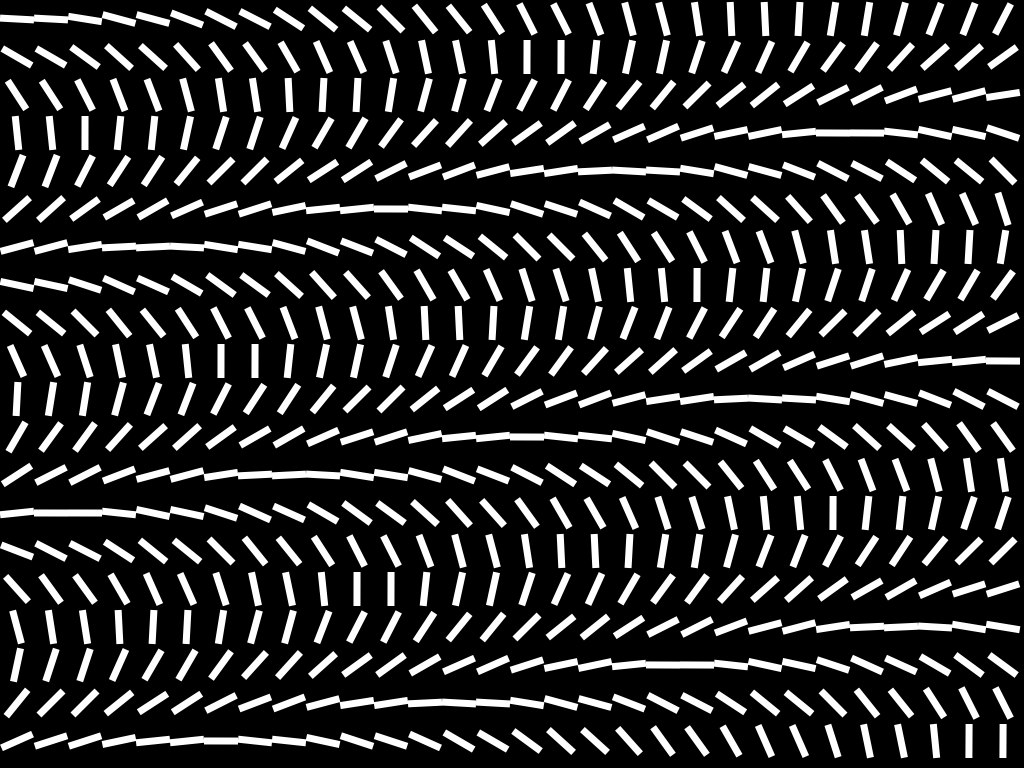
Frame 1 (no input)
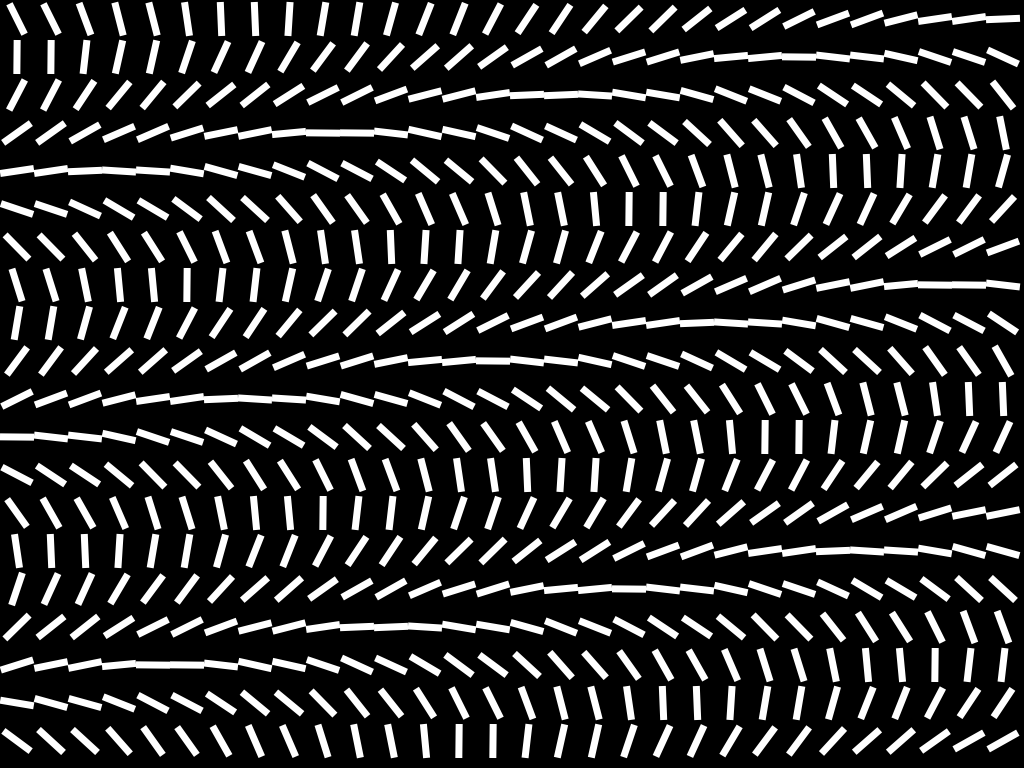
Frame 60 (the mouse pressed at the canvas centre just before this capture)
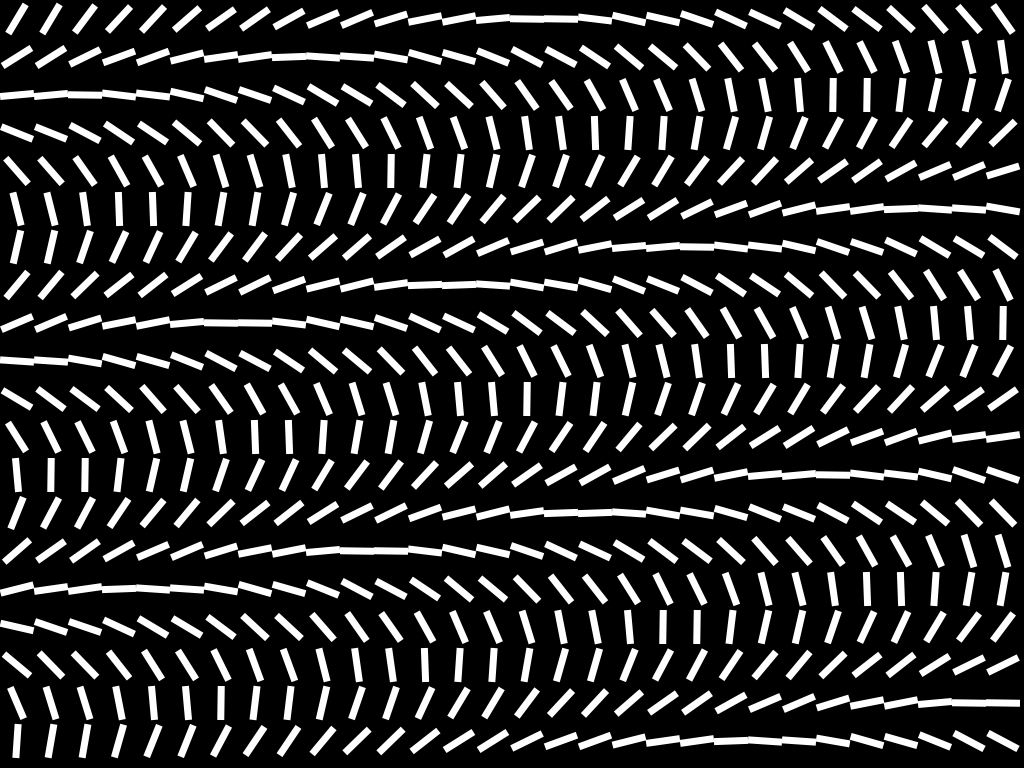
Frame 120 (the mouse held since frame 60 and released just before this capture)

The Processing sketch that drew these frames (run headless with seeded random() and noise(); from frame 60 on, the mouse is pressed at the canvas centre):

// Processing sketch: gif2___rectangulosRotatorios
// ── gif2___rectangulosRotatorios.pde
/* Microtaller IED One Year Course DA&ED 2017

   Author: Kike Ramírez
   Exercise: Rejilla de elementos rotatorios
   Fecha: 25/11/2016
   
*/


// Declaramos las variables
ArrayList<Rectangle> rectangles;
int nRectanglesX = 30;
int nRectanglesY = 20;


// Setup
void setup() {

  // Definimos la ventana de trabajo
  size(1024, 768);
  
  // Fijamos el anchor point del rectángulo en el centro
  rectMode(CENTER);
  
  // Inicializamos la lista de rectángulos (aún vacía)
  rectangles = new ArrayList<Rectangle>();
  
  // Recorremos la rejilla llenando la lista de objetos
  for (int i = 0; i < nRectanglesX; i++) {
    
    for (int j = 0; j < nRectanglesY; j++) {
    
      int pasoX = width / nRectanglesX;
      int pasoY = height / nRectanglesY;
      Rectangle rectangle = new Rectangle(pasoX / 2 + i * pasoX, pasoY/2 + j * pasoY, pasoX, pasoY/5, color(255));
      rectangles.add(rectangle);
    
    }
    
  }
  
}

// Draw
void draw() {
  
  // Limpiamos el canvas anterior
  background(0);
  
  // Recorremos la lista de rectangulos actualizando valores y dibujando
  for (int i = 0; i < rectangles.size(); i++) {
    
    int x = abs(i / nRectanglesX);
    int y = i % nRectanglesY;
    
    float angle = float(millis()) / 1000 + 1 * PI * x / nRectanglesX + 3 * PI * y / nRectanglesY;
    rectangles.get(i).update(angle);
    rectangles.get(i).display();
    
  }
  
}
// ── Rectangle.pde
/* Microtaller IED One Year Course DA&ED 2017

   Author: Kike Ramírez
   Exercise: Rejilla de elementos rotatorios
   Fecha: 25/11/2016
   
*/

// Clase rectángulo
class Rectangle {

  // Parámetros de la clase
  int xCenter;
  int yCenter;
  float heightRectangle;
  float widthRectangle;
  float angle;
  color colorRectangle;
  
  // Constructor de la clase
  Rectangle(int xCenter_, int yCenter_, float widthRectangle_, float heightRectangle_, color colorRectangle_) {
  
    xCenter = xCenter_;
    yCenter = yCenter_;
    heightRectangle = heightRectangle_;
    widthRectangle = widthRectangle_;
    angle = 0;
    colorRectangle = colorRectangle_;
    
  }
  
  // Actualizamos parámetros
  void update(float angle_) {
  
    angle = angle_;
  
  }

  // Dibujamos el rectángulo
  void display() {
  
    noStroke();
    fill(colorRectangle);
    pushMatrix();
    translate(xCenter, yCenter);
    rotate(angle);
    rect(0, 0, widthRectangle, heightRectangle);
    popMatrix();
    
  }


}
